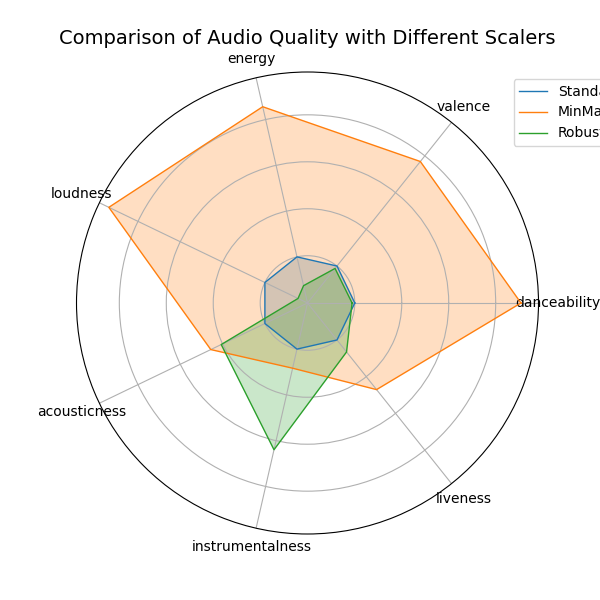

Write Python code to recreate this figure.
import pandas as pd
import numpy as np
import matplotlib.pyplot as plt
import ipywidgets as widgets
from math import pi
from imblearn.over_sampling import SMOTE
from sklearn.preprocessing import OneHotEncoder, LabelEncoder

from sklearn.model_selection import train_test_split
from sklearn.preprocessing import StandardScaler, RobustScaler
 
'''
Data Load
'''
df = pd.read_csv("C:/Users/user/Desktop/combined_mbti_df.csv")
print(df[:][:5])
print(df.columns)

# Color Pallete (시각화에 필요함.)
mbti_color_pallete = dict({
    'INFP': '#48ad82',
    'ENFP': '#71bf9e',
    'INFJ': '#1a523a',
    'ENFJ': '#103123',
    
    'INTP': '#9874a6',
    'ENTP': '#af93ba',
    'INTJ': '#70507d',
    'ENTJ': '#46324e',
    
    'ISFP': '#e8b859',
    'ESFP': '#edc87e',
    'ISTP': '#b78d38',
    'ESTP': '#f5dfb5',
    
    'ISFJ': '#346f7b',
    'ESFJ': '#5ca9b8',
    'ISTJ': '#2c5f6a',
    'ESTJ': '#80bcc8',
    
})

fp_color_pallete = dict({
    'NF': '#34a474',
    'NT': '#8c649c',
    'SJ': '#4a9fb0',
    'SP': '#e5b046'
})

traits_color_palette = dict({
    'mind': {'Introvert': '#48ad82', 'Extrovert': '#8c649c', 'title': 'I vs E'},
    'energy_aspect': {'Observant': '#48ad82', 'Intuitive': '#8c649c', 'title': 'S vs N'},
    'nature': {'Feeling': '#48ad82', 'Thinking': '#8c649c', 'title': 'T vs F'},
    'tactics': {'Judging': '#48ad82', 'Prospecting': '#8c649c', 'title': 'J vs P'}
})
    
traits = [key for key in traits_color_palette]
mbti = [key for key in mbti_color_pallete]

'''
Preprocessing Part
'''
# MinMaxScaler Part
from sklearn.preprocessing import MinMaxScaler

audio_qualities = [
    'danceability_mean',
    'valence_mean',
    'energy_mean',
    'loudness_mean',
    'acousticness_mean',
    'instrumentalness_mean',
    'liveness_mean',
]

labels = [
    'mbti',
    'function_pair'
]

# 장조/단조 (Major/Minor)
all_tones = [
    'Cminor_count', 'CMajor_count', 'C#/Dbminor_count', 'C#/DbMajor_count',
    'DMajor_count', 'D#_EbMajor_count', 'Eminor_count', 'EMajor_count',
    'Fminor_count', 'FMajor_count', 'F#/Gbminor_count', 'GMajor_count',
    'G#/Abminor_count', 'G#/AbMajor_count', 'Aminor_count', 'AMajor_count',
    'A#/Bbminor_count', 'BMajor_count', 'Dminor_count', 'D#_Ebminor_count',
    'Gminor_count', 'A#/BbMajor_count', 'F#/GbMajor_count', 'Bminor_count'
]

major_tones = [
    'CMajor_count', 'C#/DbMajor_count',
    'DMajor_count', 'D#_EbMajor_count', 
    'EMajor_count',
    'FMajor_count', 
    'GMajor_count', 'G#/AbMajor_count', 
    'AMajor_count', 'BMajor_count', 'A#/BbMajor_count', 
    'F#/GbMajor_count'
]
minor_tones = [
    'Cminor_count', 'C#/Dbminor_count', 
    'Eminor_count', 
    'Fminor_count', 'F#/Gbminor_count', 
    'G#/Abminor_count',  
    'Aminor_count', 'A#/Bbminor_count', 
    'Dminor_count', 'D#_Ebminor_count',
    'Gminor_count', 
    'Bminor_count'
]

'''
Audio Quality를 MinMaxScaler를 통해 스케일링 함. 
(0부터 1까지의 범위)
'''
# Subset only measures of centers
X = df.iloc[: , :22] # 처음 22개 열을 선택해서 저장
X = df[audio_qualities] # 오디오 품질과 해당 열이 있는 열을 선택해서 저장

# 열 이름을 바꾸기 위해 리스트로 저장함
renamed_columns =  [
    'danceability',
    'valence',
    'energy',
    'loudness',
    'acousticness',
    'instrumentalness',
    'liveness'
]

categories = renamed_columns[1:]
X.columns = renamed_columns


# 장조/단조의 개수의 합을 계산해서 저장 (C장조, D단조, .. 이렇게 따로 계산되는거 말고, 위에 지정된 list 이용해서 sum값 넣어줌)
X['major_count'] = df[major_tones].sum(axis=1)
X['minor_count'] = df[minor_tones].sum(axis=1)

print(X)

'''
mbti를 문자열이 아닌 LabelEncoder 통해 숫자로 바꿔준다.
'''
# 라벨 인코더 생성
encoder = LabelEncoder()
encoder.fit(df[['mbti']])
y = encoder.transform(df[['mbti']])
# print(y)
y_df = pd.DataFrame(y, columns=['mbti']) # 변환 완료
encoded_df = X.join(y_df)

aq_df = X.join(df[['mbti']])

print("[Dataframe]")
print(aq_df)

print("[Encoded Dataframe]")
print(encoded_df)

## 확인용 프린트
print(encoded_df.columns) # Column 확인
print(encoded_df.sample(5)) # 샘플 출력

# encoded_df.to_csv("C:/Users/user/Desktop/encoded_data.csv")
# aq_df.to_csv("C:/Users/user/Desktop/preprocessed_mbti_data.csv")
# -----------------------------------------------------------------------
'''
Scaler Part
'''

X_train, X_test, y_train, y_test = train_test_split(X, y, random_state=5, test_size=.1)

'''
StandardScaler
'''

std_scaler = StandardScaler()

std_scaler.fit(X_train)

# 훈련 데이터 스케일링
X_train_scaled_std = std_scaler.transform(X_train)

# 테스트 데이터의 스케일링
X_test_scaled_std = std_scaler.transform(X_test)


'''
MinMaxScaler
'''
minmax_scaler = MinMaxScaler()
minmax_scaler.fit(X_train)

# 훈련 데이터 스케일링
X_train_scaled_minmax = minmax_scaler.transform(X_train)

# 테스트 데이터 스케일링
X_test_scaled_minmax = minmax_scaler.transform(X_test)


'''
RobustScaler 
'''

robust_scaler = RobustScaler()
robust_scaler.fit(X_train)

# 훈련 데이터 스케일링
X_train_scaled_robust = robust_scaler.transform(X_train)

# 테스트 데이터 스케일링
X_test_scaled_robust = robust_scaler.transform(X_test)


'''
SMOTE Part
'''
# +) encoded_df랑 df의 라벨값은 인코딩 유무에만 차이가 있음, 시각화를 위해 출력은 df 이용
df['mbti'].value_counts().plot(kind='barh')
plt.show()

smote = SMOTE(sampling_strategy='auto', random_state=0)
X_train_over,y_train_over = smote.fit_resample(X_train,y_train)
print('SMOTE 적용 전 학습용 피처/레이블 데이터 세트: ', X_train.shape, y_train.shape)
print('SMOTE 적용 후 학습용 피처/레이블 데이터 세트: ', X_train_over.shape, y_train_over.shape)


# 라벨 디코딩 후 분포 확인
print('SMOTE 적용 후 레이블 값 분포')
decoded_labels = encoder.inverse_transform(y_train_over)
print(pd.Series(decoded_labels).value_counts())



'''
Radar chart for Comparison of Audio Quality with Different Scalers
'''
def plot_radar_chart(data, categories, title, scalers):
    # Number of variables
    num_vars = len(categories)
    
    # Compute angle of each axis
    angles = np.linspace(0, 2 * np.pi, num_vars, endpoint=False).tolist()
    angles += angles[:1]  # Complete the circle
    
    # Set up the radar chart
    fig, ax = plt.subplots(figsize=(6, 6), subplot_kw={'projection': 'polar'})
    ax.set_title(title, fontsize=14)
    
    # Plot each scaler's data
    for i, scaler_data in enumerate(data):
        values = scaler_data.tolist()
        values += values[:1]  # Complete the circle
        
        # Plot the data
        ax.plot(angles, values, linewidth=1, linestyle='solid', label=scalers[i])
        ax.fill(angles, values, alpha=0.25)
    
    # Customize the ticks and labels
    ax.set_xticks(angles[:-1])
    ax.set_xticklabels(categories)
    ax.set_yticklabels([])
    ax.tick_params(axis='x', labelsize=10)
    
    # Add a legend
    ax.legend(loc='upper right', bbox_to_anchor=(1.3, 1))
    
    # Display the chart
    plt.show()

# Prepare data for radar chart
categories = [
    'danceability',
    'valence',
    'energy',
    'loudness',
    'acousticness',
    'instrumentalness',
    'liveness'
]

scaled_data = [
    X_train_scaled_std.mean(axis=0)[:7],
    X_train_scaled_minmax.mean(axis=0)[:7],
    X_train_scaled_robust.mean(axis=0)[:7]
]

scalers = ["StandardScaler", "MinMaxScaler", "RobustScaler"]

# Plot radar chart
plot_radar_chart(scaled_data, categories, "Comparison of Audio Quality with Different Scalers", scalers)
